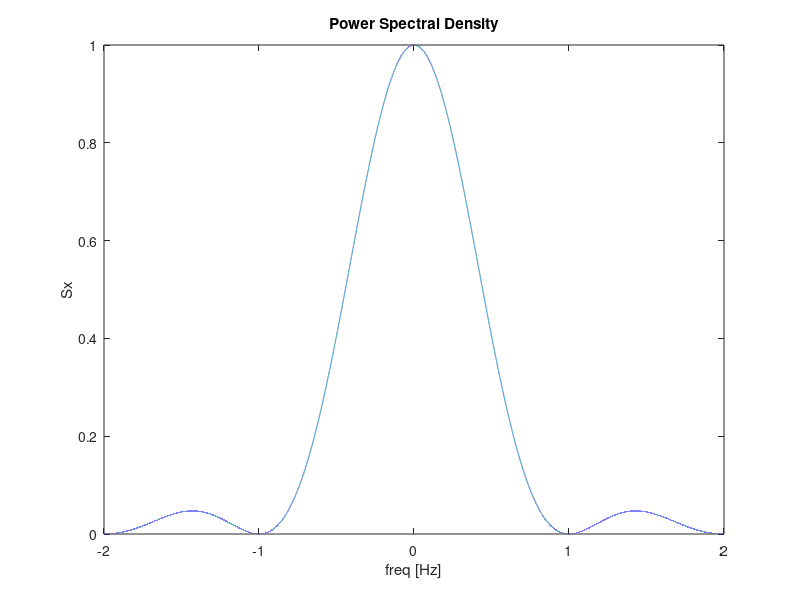

The MATLAB script that drew this image: (Note: this script raises an error after producing the figure.)
%% Problem 1
% The power spectral density of a random binary sequence with chip interval
% Tc is given by 
%                           Sx(f) = Tc*(sinc(f*Tc))^2
%
% From lecture we know that over 90% of the power in Sx(f) lies in the 
% interval -1/Tc < f < 1/Tc
%--------------------------------------------------------------------------
clc; close all; clear all
format short
% What percentage of power lies in -2/Tc < f < 2/Tc ?
Tc = 1;
f = linspace(-2/Tc, 2/Tc, 1e5);
Sx = Tc*(sinc(f*Tc)).^2;
plot(f,Sx);
xlabel('freq [Hz]'); ylabel('Sx'); title('Power Spectral Density')

Sx = @(f) Tc*(sinc(f*Tc)).^2;
power = integral(Sx,-2/Tc, 2/Tc);

% Integral of Sx(f) over -Inf < f < Inf = 1. Then, the percentage is 
total_power = 1;
round(power/total_power, 3)


%% Problem 2
% GPS L1 C/A code has a Tc ~ 1us 
% ==> null-to-null bandwidth of the main lobe of the power spectrum (B1)
% B1 = 2/Tc ~ 2 MHz
%
% Note that the spectrum of Sx within B1 is not filled uniformly with power.
%--------------------------------------------------------------------------
clc; close all; clear all
format short
% Since in class we use a different convention for the fourier transform 
% than the one that MATLAB uses by default. Then, I change it right away
oldVal = sympref('FourierParameters',[1 -(2*sym(pi))]);

Tc = 1e-6; W = 2e6;
syms f f1 tau tau1
Sx = Tc*(sinc(f1*Tc))^2;
Sx_efficient = rectangularPulse(f/W)/W; 

figure()
fplot(Sx,[-2/Tc, 2/Tc], Color='k')
hold on
fplot(Sx_efficient,[-2/Tc, 2/Tc], Color='b')
title('Power spectral density')
xlabel('f')
legend('Sx','Sx_{efficient}')
grid on

% a) Find the autocorrelation function Rx(tau) of the spreading waveform by
% taking the inverse transform of Sx(f)
Rx_efficient = ifourier(Sx_efficient,f,tau);

figure()
fplot(Rx_efficient, [-2*Tc, 2*Tc], Color='b')
title('Autocorrelation of Rx_{efficient}')
xlabel('tau')
grid on

% b) How wide is the main peak in the autocorrelation function Rx (from
% first left to first right zero-crossing)?
right_zero_crossing = vpa(solve(Rx_efficient));
main_peak_width = 2*right_zero_crossing % since the function is symmetric

% c) Compare this width to the width of the peak of the autocorrelation
% function Rx_bar for a random binary sequence with a null-to-null
% bandwidth B1 = W
Rx_bar = triangularPulse(-Tc, Tc, tau1); % from class notes

figure()
fplot(Rx_bar,[-2*Tc, 2*Tc], Color='k')
hold on
fplot(Rx_efficient, [-2*Tc, 2*Tc], Color='b')
title('Autocorrelation') 
xlabel('tau')
legend('Rx','Rx_{efficient}')
grid on

main_peak_width_bar = 2*Tc

% d) The following ratio shows that the width of the main peak of the 
% autocorrelation function of the more efficient waveform (in terms of 
% noise) is more than 3 times wider than the original random binary
% sequence. This means that one would loose precision. 
% 
% My logic is the following, one would want the autocorrelation to be a 
% dirac delta. Then, the achieved precision would be excellent. As far as
% one gets from this ideal situation the worse the precision gets.
ratio = main_peak_width / main_peak_width_bar 

% What about the high-C/N0 scenario vs the low-C/N0 scenario?
% The wider your signal is in the time-domain, the narrower it is in the
% frequency domain. The narrower the frequency domain, the further away
% from a Dirac delta the autocorrelation gets. 
% However, the wider the signal in the time domain the better would be the
% receiver's ability to understand the signal under low C/N0 situations.
% Therefore, a tradeoff exists and there's no right answer. I would say
% that in a low-C/N0 scenario one should try to slow the sequence down as
% much as possible to detect it because detecting it and getting low
% accuracy in the range measurement is better than not detecting at all. In
% a high-C/N0 I would by greedy with respect to accuracy and make the
% spreading code as fast as possible.

% e) The pseudo-random binary sequence was chosen because of its built-in
% ranging capabilities, multiple access characteristic and jamming
% rejection. The reason why it needs to be pseudo-random is because without
% knowing the actual sequence there's no way to actually "lock" to the
% spreading code (no way to have a local replica).

%% Problem 3
% Suppose you buy a fancy low-noise amplifier and crygenic cooling system
% for your GNSS receiver so that your receiver temperature drops to 
%                           TR = 50K
% Assuming an antenna temperature of 100K, calculate the corresponding
% noise density N0 in dBW/Hz
clc, close all, clear all

k = 1.380649e-23; % Boltzmann's constant
TA = 100;       % Antenna temperature
TR = 50;        % Receiver temperature
Ts = TA + TR;   % System temperature
N0 = k*Ts;      % Effective noise density for the system

% Effective noise density for the system expressed in dBW/Hz
N0_dBW_Hz = 10*log10(N0) % Effective noise density [dBW/Hz]

% Now consider how this reduction in noise density gets offset by the
% interference effects of other GNSS signals, due to "multiple-access". 
% Supposse that the desired signal is one of M = 10 received signals, each 
% with received power
%                            PI = -155 dbW
%                            Tc = 1/1023 us
%
% Notes from class: multiple-access interference is characterized as follow
%
%                          I0 = (2/3)*PI*Tc*(M-1)
M = 10;
PI_dBW = -155;
PI = 10^(PI_dBW/10); 
Tc = (1/1023) * 1e-3;
I0 = (2/3)*PI*Tc*(M-1);

I0_dBW_Hz = 10*log10(I0)    % Multiple-access interference [dBW/Hz]

% What will be the equivalent (noise + interference) density N0_eq?
N0eq = N0 + I0;
N0eq_dBW_Hz = 10*log10(N0eq) % Noise equivalent density [dBW/Hz]

%% Problem 4
% Suppose that C(t) has a power spectral density given by:
%
%                   Sc(f) = Tc * rectangularPulse(f*Tc)
%
% Where 'rectangularPulse' is the rect function introduced in lecture.
% Imagine a constellation of GNSS satellites broadcasting signals having
% this new Sc(f). Assume the signals have no data bit modulation, so that
% the signal's baseband representation is of the form:
%
%                   r(t) = sqrt(P)*C(t)*exp[j theta(t)]
%
clc, close all, clear all

% For this case, calculate I0 = SI(f=0) for a single multiple-access
% interference signal with power PI, where I0 and SI(f), the power spectrum
% of I(t), were defined in class.
%
% ANSWER:
% Following the same reasoning as in lecture:
% If CI(t) is a random-binary sequence "like C(t)" (same Tc), and if the
% two are uncorrelated. Then, (assuming fD=0)
%                       
%                   SrI(f) = PI*Sc(f)
% Thus, 
%                   SI(f) = Sc(f) x SrI(f) = Sc(f) x (PI*Sc(f))
%
%                   SI(f) = PI * integral_{-inf}^{inf}(Sc(f-x)Sc(x) dx
%
% Since, Sc(f) = Sc(-f)
%
%                   SI(f) = PI * integral_{-inf}^{inf}(Sc(x-f)Sc(x) dx
%
% Now, using the fact that the receiver has a low pass filter, only the f=0
% part of the spectral density leaks through. Therefore, it's ok to assume 
% I0 = SI(f=0) (REMEMBER: I0 is also a power density)
%
%     SI(0) = PI * integral_{-inf}^{inf}(Sc(x)^2) dx
%
%     SI(0) = PI * integral_{-inf}^{inf}(Tc*rectangularPulse(x*Tc)^2) dx
%
%     SI(0) = PI*Tc
I0 = PI*Tc;
I0_dBW_Hz = 10*log10(I0)

% Now consider M multiple-access signals (including the desired signal). If
% each of the M received signals has power PI, at what value of M does I0
% exceed N0? Express your answer in terms of N0, Tc, PI.
%
% ANSWER:
% The multiple-access interference is characterized by:
%
%           I0 = PI*Tc*(M-1)
%
% We want to know what M would result in I0 >= N0
%
%           PI*Tc*(M-1) >= N0
%           M >= N0/(PI*Tc) + 1, where M is integer
%        
% => I0 exceeds N0 when:
%           M = ceil(N0/(PI*Tc) + 1)
%

%% Problem 5
% TODO: solve this problem (Doesn't look hard. Just plot stuff)

%% Problem 6
clear all; clc; close all;
addpath("research/toolbox/")

%----- Load data
load('prn31_22apr03_01hrs40min00sec_gmt_fl1_46_08mhz_250msec.mat');

start = 8000;
Y_windowed = Y(start:start+400,:);

% Plotting the complex representation of the signal such that it forms a
% "perfect" square in the the complex plane.
figure()
plot(Y_windowed,'.')
xlabel('In phase');
ylabel('Quadrature');
title('Complex representation of the baseband signal');

t = XDelta*(0:400) * 1e6;
CA_code = real(Y_windowed);
Y_code = imag(Y_windowed);

% Plotting the real and imaginary parts of the signal
figure()
subplot(2,1,1)
    plot(t,CA_code)
    xlabel('time [us]');
    ylabel('X_{In-phase}');
    title('Time-domain representation of X_{In-phase}');

subplot(2,1,2)
    plot(t, Y_code)
    xlabel('time [us]');
    ylabel('X_{Quadrature}');
    title('Time-domain representation of X_{Quadrature}');

% TODO: Measure the smallest chip interval for both codes.

% The ratio of the C/A code amplitude to the P(Y) code amplitude
ratio = mean(sqrt(CA_code.^2)) / mean(sqrt(Y_code.^2)) % Amplitude of C/A_code is ~1.4x P(Y) code amplitude 

%% Problem 7
% Verify by "Matlab experiment" that the power spectral density of a random
% binary sequence is given by 
%               
%                   Sx(f) = Tc*sinc(f*Tc)^2
% 
clear all; clc; close all

Tc = 1e-6;
N = 2^16;
X = 2*randi([0 1], N, 1) - 1;
t = (0:N-1)*Tc;

OS = (5/83);
Tos = OS*Tc;
Xos = oversampleSpreadingCode(X, OS, 0, ceil(N/OS), N);
tos = (0:(length(Xos)-1))*Tos;

% Plot the sequence (for better visualization reduce the number of points
figure()
plot( tos, Xos,'o', 'Color', 'red')
hold on
stairs( t, X, '-b', 'LineWidth', 2)
xlabel('Time (s)')
ylabel('Signal')
legend('Oversampled', 'Original')

%----- Compute power spectrum estimate
fs = 1/Tos;
nfft = 2^10;
[S_Xos,fVec] = pwelch(Xos,hann(nfft),[],nfft,fs,"twosided");

%----- Plot results
yLow = 10*log10(min(S_Xos));
yHigh = 10*log10(max(S_Xos)) + 10;
T = nfft/fs;
delf = 1/T;
fcenter = (nfft/2)*delf;
fVec = fVec - fcenter;
S_Xos = [S_Xos(nfft/2 + 1 : end); S_Xos(1:nfft/2)];

figure()
area(fVec/1e6, 10*log10(S_Xos), yLow);
ylim([yLow,yHigh]);
grid on;
shg;
xlabel('Frequency (MHz)');
ylabel('Power density (dBW/Hz)');
title('Power spectral density estimate of the oversampled binary random sequence');
shg;

% Height of the main lobe in dBW/Hz 
height_main_lobe = 10*log10(Tc*(sinc(0))^2)

%% Problem 9a

% correlationExperiments.m
%
% Experiment with properties of pseudorandom sequences.


clear;clc;
addpath("research/toolbox/")
%----- Setup
nStages = 10;                 % Number of stages in LFSR
Tc = 1e-3/1023;               % Chip interval in seconds
delChip = 3/217;              % Sampling interval in chips
delOffset  = 0;               % Offset of first sample
delt = delChip*Tc;            % Sampling interval in seconds
fs = 1/delt;                  % Sampling frequency in Hz
Np = 2^nStages - 1;           % Period of the sequence in chips
Nr = 20;                      % Number of repetitions of the sequence
Ns = round(Nr*Np/delChip);    % Number of samples of the sequence 

N = 10000;
varVec = zeros(N,1);
for i=1:N
    % codeType:
    % rand ---- Sequence derived from Matlab randn function
    % pi ------ Sequence derived from the digits of pi
    % mseq ---- Maximal-length sequence with n = nStages
    codeType = 'rand';
    
    %----- Generate codes
    X1 = zeros(Np,1);
    X2 = zeros(Np,1);
    if(strcmp(codeType,'rand'))
      X1 = sign(sign(randn(Np,1)) + 0.1);
      X2 = sign(sign(randn(Np,1)) + 0.1);
    elseif(strcmp(codeType,'pi'))
      [sPi,vPi] = pi2str(2*Np);
      X1 = vPi(1:Np) >= 5;
      X1 = 2*X1 - 1;
      X2 = vPi(Np+1:2*Np) >= 5;
      X2 = 2*X2 - 1;
    elseif(strcmp(codeType,'mseq'))
    ciVec1 = [9, 4]';  
    ciVec2 = [9, 2]';
    a0Vec1 = [1;zeros(nStages-1,1)];
    a0Vec2 = ones(nStages,1);
    X1 = generateLfsrSequence(nStages,ciVec1,a0Vec1);
    X2 = generateLfsrSequence(nStages,ciVec2,a0Vec2);
    X1 = 2*X1 - 1;
    X2 = 2*X2 - 1;
    else
      error('Unrecognized code type');
    end
    
    %----- Compute the sequence crosscorrelation
    [Rseq12,iiVecSeq] = ccorr(X1,X2);
    index = find(iiVecSeq==0);
    crosscorrVec(i) = Rseq12(index);
end

% The problem asks about the variance of the cross-correlation at k=0
variance = var(crosscorrVec)

%% Problem 9b

% correlationExperiments.m
%
% Experiment with properties of pseudorandom sequences.


clear;clc; format short
addpath("research/toolbox/")
%----- Setup
nStages = 10;                 % Number of stages in LFSR
Tc = 1e-3/1023;               % Chip interval in seconds
delChip = 3/217;              % Sampling interval in chips
delOffset  = 0;               % Offset of first sample
delt = delChip*Tc;            % Sampling interval in seconds
fs = 1/delt;                  % Sampling frequency in Hz
Np = 2^nStages - 1;           % Period of the sequence in chips
Nr = 20;                      % Number of repetitions of the sequence
Ns = round(Nr*Np/delChip);    % Number of samples of the sequence 

N = 6;
varVec = zeros(N,1);
for i=1:N
    ciVec1 = [
        [10, 9, 8, 5]',...  
        [10, 9, 7, 6]',...
        [10, 9, 7, 3]',...
        [10, 9, 6, 1]',...
        [10, 9, 5, 2]',...
        [10, 9, 4, 2]'
    ];
    ciVec2 = [
        [10, 9, 8, 7, 5, 4]',...  
        [10, 9, 8, 7, 4, 1]',...
        [10, 9, 8, 7, 3, 2]',...
        [10, 9, 8, 6, 5, 1]',...
        [10, 9, 8, 6, 4, 2]',...
        [10, 9, 8, 6, 4, 2]'  
    ];
    a0Vec1 = [1;zeros(nStages-1,1)];
    a0Vec2 = ones(nStages,1);
    X1 = generateLfsrSequence(nStages,ciVec1(:,i),a0Vec1);
    X2 = generateLfsrSequence(nStages,ciVec2(:,i),a0Vec2);
    X1 = 2*X1 - 1;
    X2 = 2*X2 - 1;
    %----- Compute the sequence crosscorrelation
    [Rseq12,iiVecSeq] = ccorr(X1,X2);
    
    bound_crosscorrVec(i) = max(Rseq12);

    %----- Compute the sequence autocorrelation
    [Rseq11,iiVecSeq] = ccorr(X1,X1);
    index = find(iiVecSeq==0);
    autocorrVec(i) = Rseq11(index);
end

% The value of the autocorr at k=0 ~ (N-1)
autocorrVec

% The bound of the cross-correlation >= sqrt(N)
bound_crosscorrVec

%% Problem 9c

clear;clc;close all
addpath("research/toolbox/")
%----- Setup
nStages = 10;                 % Number of stages in LFSR
Tc = 1e-3/1023;               % Chip interval in seconds
delChip = 3/217;              % Sampling interval in chips
delOffset  = 0;               % Offset of first sample
delt = delChip*Tc;            % Sampling interval in seconds
fs = 1/delt;                  % Sampling frequency in Hz
Np = 2^nStages - 1;           % Period of the sequence in chips
Nr = 20;                      % Number of repetitions of the sequence
Ns = round(Nr*Np/delChip);    % Number of samples of the sequence 
% codeType:
% rand ---- Sequence derived from Matlab randn function
% pi ------ Sequence derived from the digits of pi
% mseq ---- Maximal-length sequence with n = nStages
codeType = 'mseq'; % Change this variable to see the different results

%----- Generate codes
X1 = zeros(Np,1);
X2 = zeros(Np,1);
if(strcmp(codeType,'rand'))
  X1 = sign(sign(randn(Np,1)) + 0.1);
  X2 = sign(sign(randn(Np,1)) + 0.1);
elseif(strcmp(codeType,'pi'))
  [sPi,vPi] = pi2str(2*Np);
  X1 = vPi(1:Np) >= 5;
  X1 = 2*X1 - 1;
  X2 = vPi(Np+1:2*Np) >= 5;
  X2 = 2*X2 - 1;
elseif(strcmp(codeType,'mseq'))
ciVec1 = [9, 4]';  
ciVec2 = [9, 2]';
a0Vec1 = [1;zeros(nStages-1,1)];
a0Vec2 = ones(nStages,1);
X1 = generateLfsrSequence(nStages,ciVec1,a0Vec1);
X2 = generateLfsrSequence(nStages,ciVec2,a0Vec2);
X1 = 2*X1 - 1;
X2 = 2*X2 - 1;
else
  error('Unrecognized code type');
end

%----- Oversample code
X1os = oversampleSpreadingCode(X1,delChip,delOffset,Ns,Np);
X2os = oversampleSpreadingCode(X2,delChip,delOffset,Ns,Np);

%----- Compute autocorrelation 
[R1,iiVec] = ccorr(X1os,X1os);
[R2,iiVec] = ccorr(X2os,X2os);

%----- Compute crosscorrelation 
[R12,iiVec] = ccorr(X1os,X2os);

ratio = max(R1)/max(R12)

%----- Compute power spectra
% The scaling here ensures that sum(Si*delf) = 1 W, as expected, for i = 1, 2.
S1 = abs(delt*fft(X1os)).^2/(Ns*delt);
S2 = abs(delt*fft(X2os)).^2/(Ns*delt);
S12 = abs(delt*fft(R12)).^2/(Ns*delt);
delf = 1/(delt*Ns);
fVec = [0:Ns-1]'*(delf);

%----- Scale for 1-Hz delf for plotting
% We'll present the power spectra in units of dBW/Hz, so we need to scale
% the spectra so that they match a delf = 1 Hz frequency spacing.
S1 = S1*delf;
S2 = S2*delf;
S12 = S12*delf;

%----- Plot
figure(1);clf;
subplot(211)
plot(iiVec,R1/Ns);
grid on;
ylabel('R_{X1}');
title('X1 and X2 autocorrelation')
subplot(212)
plot(iiVec,R2/Ns);
grid on;
ylabel('R_{X2}');
xlabel('Lag (samples)');
figure(2);clf;
plot(iiVec,R12/Ns);
title('X1 and X2 crosscorrelation')
xlabel('Lag (samples)');
grid on;
ylabel('R_{X1,X2}');
figure(3);clf;
subplot(211)
plot(fVec/1e3,10*log10(S1));
grid on;
xlim([0 30]);
ylim([-100,0]);
title('X1 and X2 power spectral densities')
ylabel('S_{X1}(f) (dBW/Hz)');
subplot(212)
plot(fVec/1e3,10*log10(S2));
grid on;
xlim([0 30]);
ylim([-100,0]);
ylabel('S_{X2}(f) (dBW/Hz)');
xlabel('Frequency (kHz)');

%% Extra Problem
clc, close all, clear all
%----- Setup
nStages = 9;                 % Number of stages in LFSR

% f1 (D) =1 + D4 + D9
% f2 (D) =1 + D3 + D5 + D6 + D9
% f3 (D) =1 + D3 + D5 + D8 + D9
% f4 (D) =1 + D3 + D4 + D6 + D9
% f5 (D) =1 + D3 + D7 + D8 + D9
% f6 (D) =1 + D2 + D9
ciVec1 = [9, 4]';  
ciVec2 = [9, 6, 5, 3]';
ciVec3 = [9, 8, 5, 3]';
ciVec4 = [9, 6, 4, 3]';
ciVec5 = [9, 8. 7. 3]';
ciVec6 = [9, 2]';

a0Vec1 = ones(nStages,1);

% Examine the final state to determine if it matches the initial and 
% thus conclude that it's indeed a maximal length LFSR
X1 = generateLfsrSequence(nStages,ciVec1,a0Vec1); % maximal length
X2 = generateLfsrSequence(nStages,ciVec2,a0Vec1); % maximal length
X3 = generateLfsrSequence(nStages,ciVec3,a0Vec1); % not maximal lenght
X4 = generateLfsrSequence(nStages,ciVec4,a0Vec1); % maximal length
X5 = generateLfsrSequence(nStages,ciVec5,a0Vec1); % not maximal length
X6 = generateLfsrSequence(nStages,ciVec6,a0Vec1); % not maximal length

% Now let's see if it's a Gold sequence by analizing the cross-correlation

%----- Compute crosscorrelation 
[R12,iiVec] = ccorr(X1,X2);
[R13,iiVec] = ccorr(X1,X3);
[R23,iiVec] = ccorr(X2,X3);

figure()
subplot(1,3,1)
plot(R12)
title('R12')
grid on

subplot(1,3,2)
plot(R13)
title('R13')
grid on

subplot(1,3,3)
plot(R23)
title('R23')
grid on